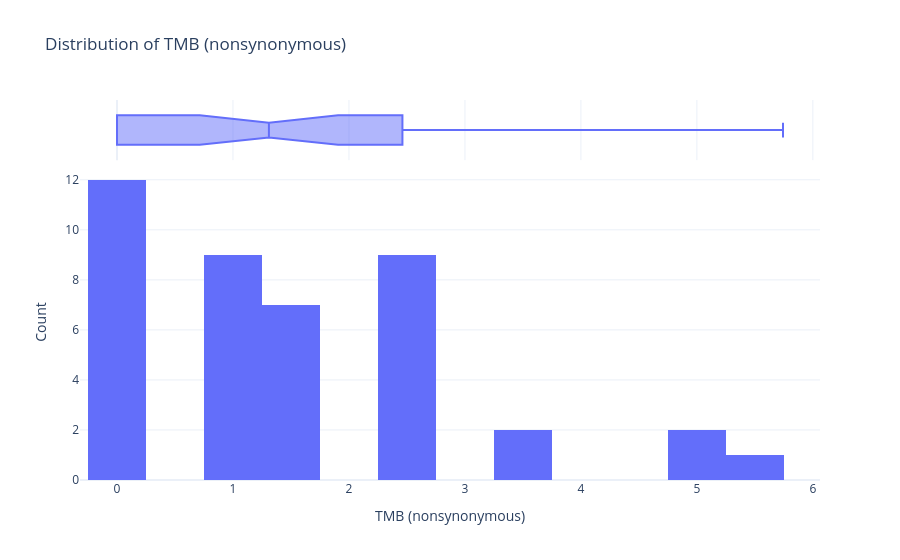

Write notebook code for a chart like this one.
### Code cell
# Test the function 
fig = create_histogram(
    sample_df,
    variable="TMB (nonsynonymous)",
    bins=15
)

fig.show()

### Figure 1 — Plotly figure (JSON) as saved in the notebook; plotly's stock layout.template omitted (floating-point values rounded to 4 significant figures)
{"data": [{"bingroup": "x", "hovertemplate": "TMB (nonsynonymous)=%{x}<br>count=%{y}<extra></extra>", "legendgroup": "", "marker": {"color": "#636efa", "pattern": {"shape": ""}}, "name": "", "nbinsx": 15, "orientation": "v", "showlegend": false, "type": "histogram", "x": [0.9787, 0.8647, 0.0, 0.0, 0.8647, 2.594, 0.0, 0.8647, 0.0, 0.0, 0.8647, 1.729, 2.594, 3.281, 0.8647, 2.461, 2.461, 0.0, 0.0, 1.729, 1.641, 0.8647, 2.461, 0.0, 4.922, 1.729, 1.729, 1.641, 0.8203, 1.641, 0.0, 0.8203, 0.0, 0.0, 0.0, 2.461, 3.281, 2.461, 5.742, 4.922, 2.461, 2.461], "xaxis": "x", "yaxis": "y"}, {"hovertemplate": "TMB (nonsynonymous)=%{x}<extra></extra>", "legendgroup": "", "marker": {"color": "#636efa"}, "name": "", "notched": true, "showlegend": false, "type": "box", "x": [0.9787, 0.8647, 0.0, 0.0, 0.8647, 2.594, 0.0, 0.8647, 0.0, 0.0, 0.8647, 1.729, 2.594, 3.281, 0.8647, 2.461, 2.461, 0.0, 0.0, 1.729, 1.641, 0.8647, 2.461, 0.0, 4.922, 1.729, 1.729, 1.641, 0.8203, 1.641, 0.0, 0.8203, 0.0, 0.0, 0.0, 2.461, 3.281, 2.461, 5.742, 4.922, 2.461, 2.461], "xaxis": "x2", "yaxis": "y2"}], "layout": {"barmode": "relative", "legend": {"tracegroupgap": 0}, "title": {"text": "Distribution of TMB (nonsynonymous)"}, "xaxis": {"anchor": "y", "domain": [0, 1], "title": {"text": "TMB (nonsynonymous)"}}, "xaxis2": {"anchor": "y2", "domain": [0, 1], "matches": "x", "showgrid": true, "showticklabels": false}, "yaxis": {"anchor": "x", "domain": [0, 0.8316], "title": {"text": "Count"}}, "yaxis2": {"anchor": "x2", "domain": [0.8416, 1], "matches": "y2", "showgrid": false, "showline": false, "showticklabels": false, "ticks": ""}}}
